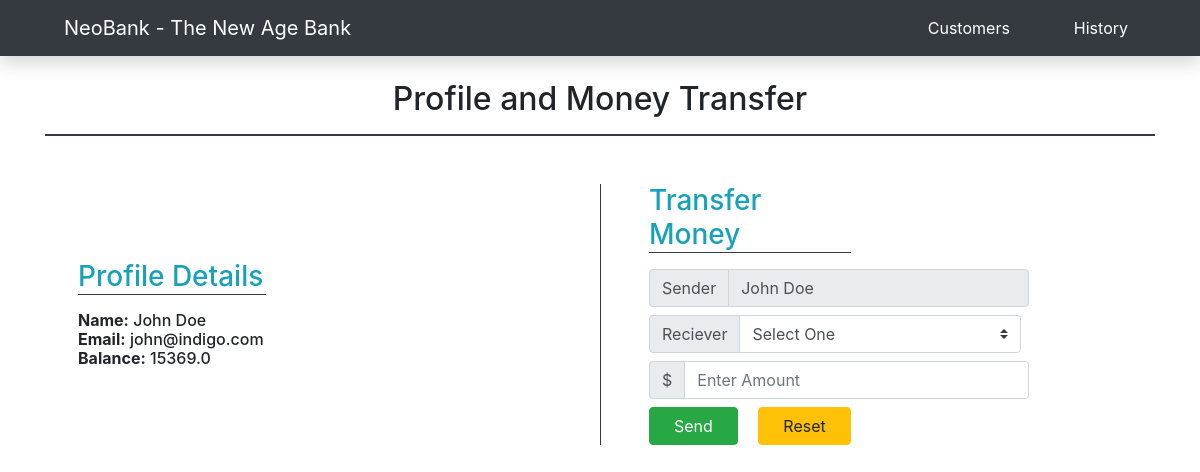
Screenshot of /customer/profile/1 with the database file from the repository.
### customer/models.py (models this page shows, shortened)
class customerDetail(models.Model):
    name = models.CharField(max_length=50)
    email = models.EmailField(max_length=100)
    balance = models.FloatField()

### customer/views.py (the view, shortened to what this page needs)
# urls.py: path('profile/<int:cust_id>', views.profile, name="profile"),
def profile(request, cust_id):
    sender = customerDetail.objects.get(id=cust_id)
    recieverAll = customerDetail.objects.all
    context = {
        'sender' : sender,
        'recieverAll' : recieverAll
    }
    return render(request, 'profile.html', context)

### templates/profile.html (shortened to what this page needs)
{% extends 'base.html' %}
{% block body %}
<div class="container my-4 py-2">
    <section class="profile_and_transfer my-5">
        <h2 class="text-center">Profile and Money Transfer</h2>
        <hr class="border border-dark">
        <div class="row my-5 align-items-center">
            <div class="col-md-6 my-5 pl-5">
                <h3 class="text-info mb-3 border-bottom border-dark" style="width: 37%;">Profile Details</h3>
                <h6 class="py-0 my-0"><strong>Name:</strong> {{ sender.name }}</h6>
                <h6 class="py-0 my-0"><strong>Email:</strong> {{ sender.email }}</h6>
                <h6 class="py-0 my-0"><strong>Balance:</strong> {{ sender.balance }}</h6>
            </div>
            <div class="col-md-6 border-left border-dark pl-5">
                <h3 class="text-info mb-3 border-bottom border-dark" style="width: 40%;">Transfer Money</h3>
                <form method="POST">
                    <div class="input-group mb-2 w-75">
                        <div class="input-group-prepend">
                            <div class="input-group-text">Sender</div>
                        </div>
                        <input type="text" id="sender" name="sender" readonly class="form-control"
                            value="{{ sender.name }}">
                    </div>
                    <div class="input-group mb-2 w-75">
                        <div class="input-group-prepend">
                            <div class="input-group-text">Reciever</div>
                        </div>
                        <select class="custom-select mr-sm-2" id="reciever" name="reciever">
                            <option selected>Select One</option>
                        </select>
                    </div>
                    <div class="input-group mb-2 w-75">
                        <div class="input-group-prepend">
                            <div class="input-group-text">$</div>
                        </div>
                        <input type="number" class="form-control" id="amount_transfer" name="amount_transfer"
                            placeholder="Enter Amount">
                    </div>
                    <button class="btn btn-success px-4 mr-3" type="submit">Send</button>
                    <button class="btn btn-warning px-4" type="reset">Reset</button>
                </form>
            </div>
        </div>
    </section>
</div>
{% endblock body %}

### rows the page displays
customerDetail: name "John Doe", email "john@indigo.com", balance "15369.0", sender "John Doe"
